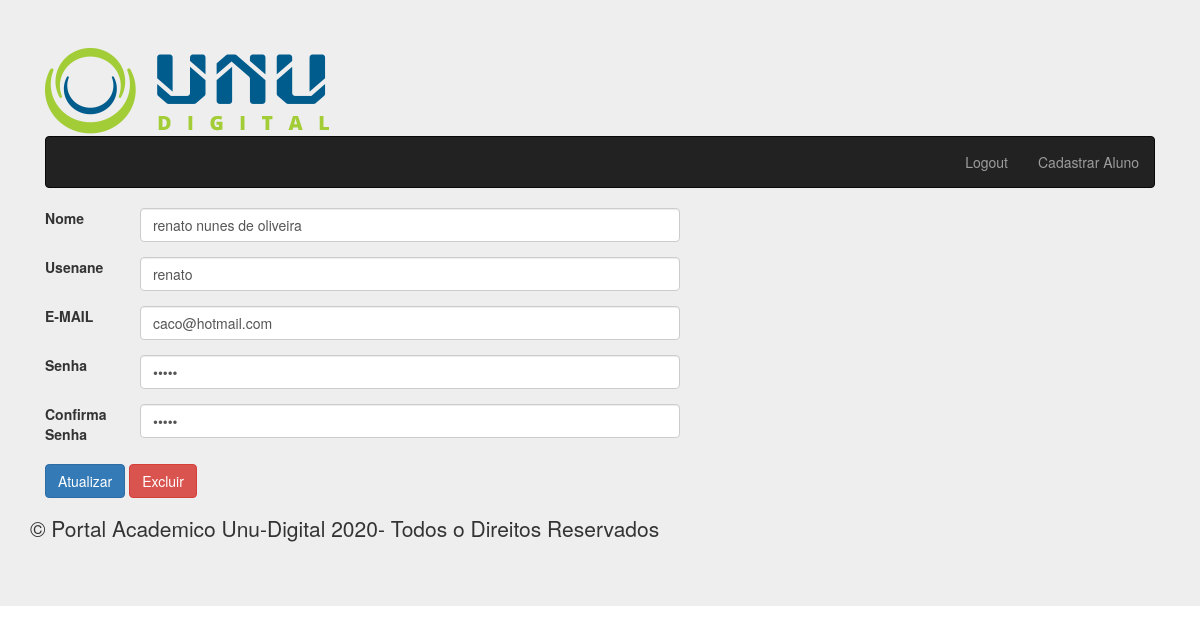
Page /userLogado.php (signed in) on the committed database.
### tables this page shows
CREATE TABLE `tb_usuarios` (
  `useID` int(11) NOT NULL,
  `nome` varchar(30) DEFAULT NULL,
  `usename` varchar(15) DEFAULT NULL,
  `email` varchar(25) DEFAULT NULL,
  `senha` varchar(15) DEFAULT NULL
);

### UserController.php (called while the page is built, shortened)
<?php
class UserController
{
	private $connPDO;
	public function __construct($dbname, $host, $user, $senha)
	{
		try {
			$this ->connPDO  = new PDO("mysql:dbname=".$dbname.";host=".$host,$user,$senha);
		} catch (PDOException $e) {
			echo "Erro ao conectar com o banco".$e->getMessage();
			exit();
		} catch (Exception $e) {
			echo "Erro geral".$e->getMessage();
			exit();
		}
	}
	public function buscarDadosUse($id){
		$cmd = $this->connPDO->prepare("SELECT * FROM tb_usuarios WHERE useID = :id");
		$cmd->bindValue(":id",$id);
		$cmd->execute();
		$result = $cmd->fetch(PDO::FETCH_ASSOC);
		return $result;
	}
}
?>

### MeuCadastro.php (the view, shortened to what this page needs)
<?php
require_once'UserController.php';
$userController = new UserController("db_projetounu","localhost","root","");
?>
<!DOCTYPE html>
<html lang="pt-br">
	<head>
		<link href="css/bootstrap.min.css" rel="stylesheet" media="screen"/>
	</head>
	<body>
	<?php
			$id = $_SESSION['userID'];
			$result = $userController->buscarDadosUse($id);
	?>
	<form method="POST" >
				<div class="form-group row" >
					<label for="nome" class="col-sm-1 col-form-label">Nome</label>
					<div class="col-sm-6">
						<input type="text" class="form-control" name="nome" id="nome" value="<?php if(isset($result)){echo $result['nome'];}?>">
					</div>
				</div>
				<div class="form-group row">
					<label for="usename" class="col-sm-1 col-form-label">Usenane</label>
					<div class="col-sm-6">
						<input type="text" class="form-control" name="usename" id="usename" value="<?php if(isset($result)){echo $result['usename'];}?>">
					</div>
				</div>
				<div class="form-group row" >
					<label for="email"  class="col-sm-1 col-form-label">E-MAIL</label>
					<div class="col-sm-6">
						<input type="email" class="form-control" name="email" id="email" value="<?php if(isset($result)){echo $result['email'];}?>">
					</div>
				</div>
				<div class="form-group row">
					<label for="senha" class="col-sm-1 col-form-label">Senha</label>
					<div class="col-sm-6">
						<input type="password" class="form-control" name="senha" id="senha" value="<?php if(isset($result)){echo $result['senha'];}?>">
					</div>
				</div>
				<div class="form-group row">
					<label for="confSenha" class="col-sm-1 col-form-label">Confirma Senha</label>
					<div class="col-sm-6">
						<input type="password" class="form-control" name="confSenha" id="confSenha" value="<?php if(isset($result)){echo $result['senha'];}?>">
					</div>
				</div>
				<div class="form-group" >
					 <button type="submit" class="btn btn-primary">Atualizar</button>
					 <a class="btn btn-danger" href="meucadastro.php?id=<?php echo $id;?>">Excluir</a>
				</div>
			</form>
	</body>
</html>

### rows in the picture
tb_usuarios: nome "renato nunes de oliveira", usename "renato", email "caco@hotmail.com"
